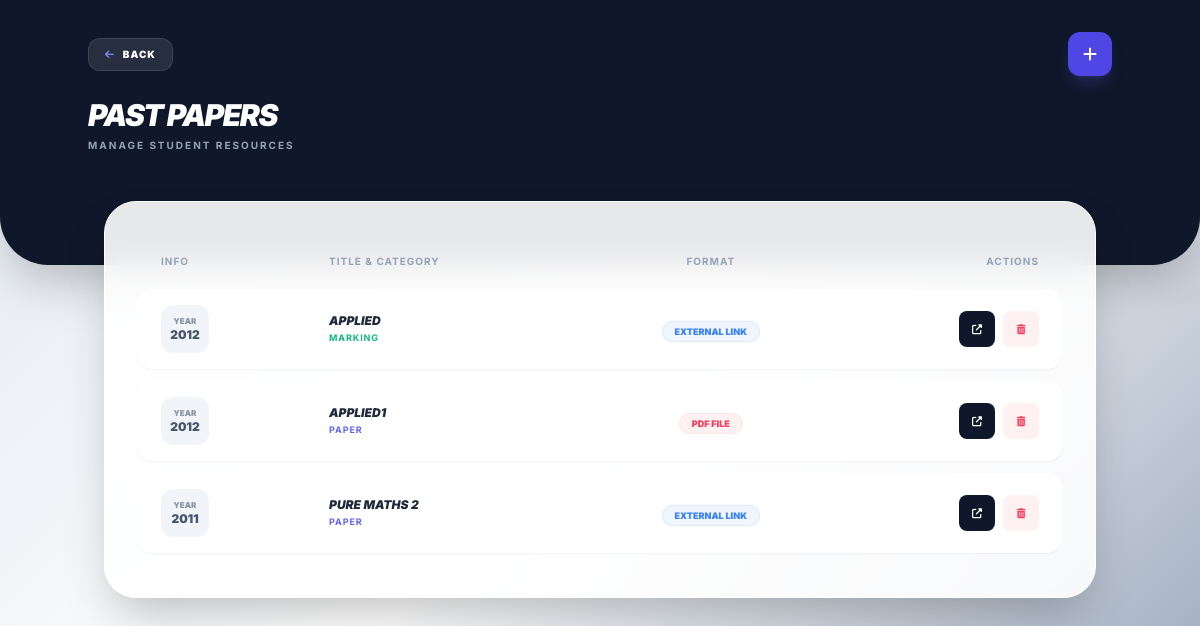
The app's page /p_papers.php (signed in) with its own data.
### tables this page shows
CREATE TABLE `past_papers` (
  `id` int(11) NOT NULL,
  `title` varchar(255) NOT NULL,
  `year` varchar(10) NOT NULL,
  `category` enum('Paper','Marking') NOT NULL,
  `file_source` enum('upload','link') NOT NULL,
  `paper_file` text NOT NULL,
  `created_at` timestamp NOT NULL DEFAULT current_timestamp()
);

### p_papers.php (the view, shortened to what this page needs)
<?php
include 'config.php';
$sql = "SELECT * FROM past_papers ORDER BY year DESC, created_at DESC";
$result = $conn->query($sql);
?>
<!DOCTYPE html>
<html lang="en">
<head>
    <script src="https://cdn.tailwindcss.com"></script>
    <link rel="stylesheet" href="https://cdnjs.cloudflare.com/ajax/libs/font-awesome/6.4.0/css/all.min.css">
</head>
<body class="min-h-screen pb-32">
    <div class="bg-slate-900 text-white pb-28 pt-8 px-6 rounded-b-[3rem] shadow-2xl relative">
        <div class="max-w-5xl mx-auto">
            <div class="flex justify-between items-center mb-6">
                <a href="admin_page.php" class="bg-white/10 hover:bg-white/20 px-4 py-2 rounded-xl border border-white/10 text-[10px] font-black uppercase tracking-widest flex items-center gap-2 transition-all">
                    <i class="fas fa-arrow-left text-indigo-400"></i> Back
                </a>
                <a href="add_p_papers.php" class="w-11 h-11 bg-indigo-600 rounded-xl flex items-center justify-center shadow-lg shadow-indigo-500/20 active:scale-90 hover:bg-indigo-500 transition-all">
                    <i class="fas fa-plus text-white"></i>
                </a>
            </div>
            <h1 class="text-3xl font-black italic tracking-tighter uppercase leading-none">Past Papers</h1>
            <p class="text-slate-400 text-[10px] font-bold uppercase tracking-[0.2em] mt-2">Manage Student Resources</p>
        </div>
    </div>
    <main class="max-w-5xl mx-auto px-4 -mt-16 relative z-10">
        <div class="glass-card shadow-2xl p-5 md:p-8">
            <div class="hidden md:block table-container">
                <table class="w-full text-left border-separate border-spacing-y-3">
                    <thead>
                        <tr class="text-[10px] uppercase font-black text-slate-400 tracking-widest">
                            <th class="px-6 py-2">Info</th>
                            <th class="px-6 py-2">Title & Category</th>
                            <th class="px-6 py-2 text-center">Format</th>
                            <th class="px-6 py-2 text-right">Actions</th>
                        </tr>
                    </thead>
                    <tbody>
                        <?php if($result && $result->num_rows > 0): ?>
                            <?php while($row = $result->fetch_assoc()): ?>
                                <tr class="bg-white table-row rounded-2xl group shadow-sm border border-slate-100">
                                    <td class="px-6 py-4 first:rounded-l-2xl">
                                        <div class="w-12 h-12 bg-slate-100 rounded-xl flex flex-col items-center justify-center text-slate-600 font-black group-hover:bg-indigo-600 group-hover:text-white transition-all">
                                            <span class="text-[8px] uppercase opacity-60">Year</span>
                                            <span class="text-xs"><?= $row['year'] ?></span>
                                        </div>
                                    </td>
                                    <td class="px-6 py-4">
                                        <h3 class="text-xs font-black text-slate-800 uppercase italic"><?= htmlspecialchars($row['title']) ?></h3>
                                        <p class="text-[9px] font-bold <?= $row['category'] == 'Paper' ? 'text-indigo-500' : 'text-emerald-500' ?> uppercase tracking-widest mt-0.5">
                                            <?= $row['category'] ?>
                                        </p>
                                    </td>
                                    <td class="px-6 py-4 text-center">
                                        <span class="text-[9px] font-black px-3 py-1 rounded-full border <?= $row['file_source'] == 'upload' ? 'bg-rose-50 text-rose-500 border-rose-100' : 'bg-blue-50 text-blue-500 border-blue-100' ?> uppercase">
                                            <?= $row['file_source'] == 'upload' ? 'PDF File' : 'External Link' ?>
                                        </span>
                                    </td>
                                    <td class="px-6 py-4 last:rounded-r-2xl text-right">
                                        <div class="flex justify-end gap-2">
                                            <?php $target_link = ($row['file_source'] == 'upload') ? 'uploads/past_papers/'.$row['paper_file'] : $row['paper_file']; ?>
                                            <a href="<?= $target_link ?>" target="_blank" class="w-9 h-9 bg-slate-900 text-white rounded-lg inline-flex items-center justify-center hover:bg-indigo-600 transition-all">
                                                <i class="fas fa-external-link-alt text-[10px]"></i>
                                            </a>
                                            <button onclick="deletePaper(<?= $row['id'] ?>)" class="w-9 h-9 bg-rose-50 text-rose-500 rounded-lg inline-flex items-center justify-center hover:bg-rose-500 hover:text-white transition-all">
                                                <i class="fas fa-trash-alt text-[10px]"></i>
                                            </button>
                                        </div>
                                    </td>
                                </tr>
                            <?php endwhile; ?>
                        <?php else: ?>
                            <tr><td colspan="4" class="text-center py-20 opacity-30 font-black text-[10px] uppercase">No Papers Added Yet</td></tr>
                        <?php endif; ?>
                    </tbody>
                </table>
            </div>
        </div>
    </main>
</body>
</html>

### p_papers.php (style rules this page uses)
body { font-family: 'Inter', sans-serif; background: linear-gradient(135deg, #e2e8f0 0%, #ffffff 50%, #94a3b8 100%); background-attachment: fixed; min-height: 100vh; }
.glass-card { background: rgba(255, 255, 255, 0.9); backdrop-filter: blur(15px); border-radius: 2rem; border: 1px solid white; }
.table-container { overflow-x: auto; -webkit-overflow-scrolling: touch; }
.table-row { transition: all 0.3s ease; }

### records on screen
past_papers: year "2012", title "APPLIED", category "MARKING", file_source "EXTERNAL LINK"
past_papers: year "2012", title "APPLIED1", category "PAPER", file_source "PDF FILE"
past_papers: year "2011", title "PURE MATHS 2", category "PAPER", file_source "EXTERNAL LINK"
